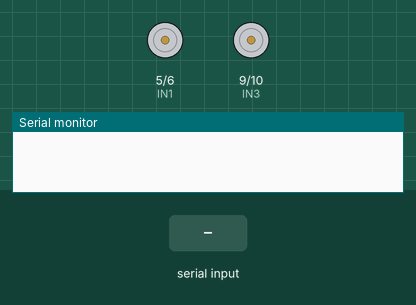
This sketch was run on a simulated Arduino Uno, built with avr-gcc and run on an emulated ATmega328P. On the bench: motor-driver pin pairs drawn as motors (green arrow = first pin HIGH = forward, orange = second pin HIGH = backward, longer = more drive, scaled by the enable pin), the last lines printed to the serial monitor. Inputs (shaded band) come from the test bench.

Above: at 1.2 s.
1.3 s: "f" received over Serial
At 1.9 s:
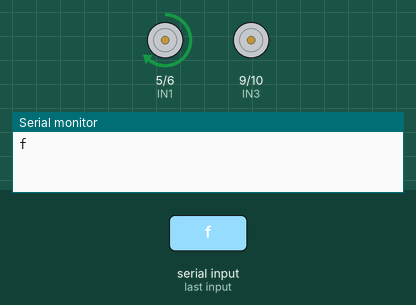
2.8 s: "l" received over Serial
At 3.1 s:
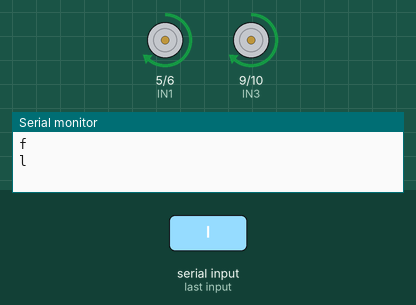
4.3 s: "r" received over Serial
At 5.4 s:
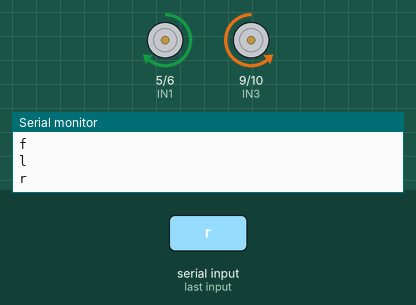
5.8 s: "s" received over Serial
At 6.5 s:
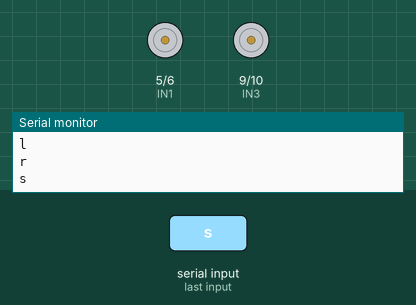
7.3 s: "l" received over Serial
At 7.7 s:
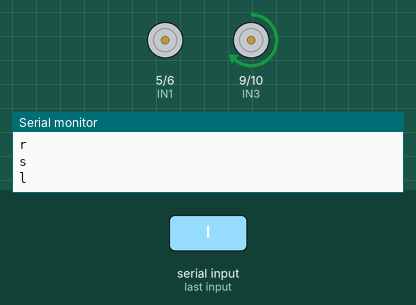
8.8 s: "r" received over Serial
At 10.0 s:
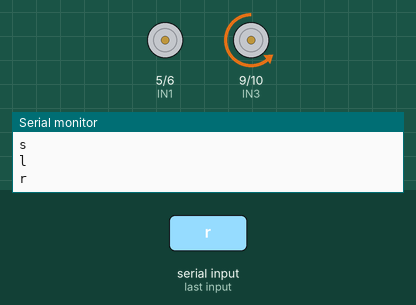
Timing chart, 0 to 11.3 s (numbered marks = the images above; inputs shaded):
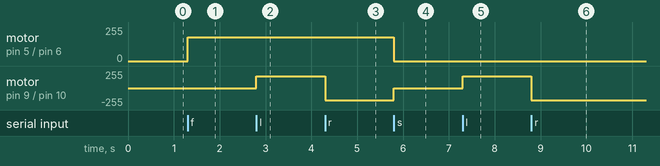

Measured:
- after the input at 1.3 s, motor on pin 5 (IN1) / pin 6 (IN2): stopped → forward 180/255 at once
- after the input at 2.8 s, motor on pin 9 (IN3) / pin 10 (IN4): stopped → forward 180/255 at once
- after the input at 4.3 s, motor on pin 9 (IN3) / pin 10 (IN4): forward 180/255 → backward 180/255 at once
- after the input at 5.8 s, motor on pin 5 (IN1) / pin 6 (IN2): forward 180/255 → stopped at once; motor on pin 9 (IN3) / pin 10 (IN4): backward 180/255 → stopped at once
- after the input at 7.3 s, motor on pin 9 (IN3) / pin 10 (IN4): stopped → forward 180/255 at once
- after the input at 8.8 s, motor on pin 9 (IN3) / pin 10 (IN4): forward 180/255 → backward 180/255 at once

The sketch:

motordriver.ino
```cpp
#define IN1 5  // Forward/Stop Motor Control
#define IN2 6
#define ENA 3  // PWM for forward motor speed

#define IN3 9  // Left/Right Steering Motor Control
#define IN4 10
#define ENB 11 // PWM for steering motor speed

void setup() {
    Serial.begin(9600);

    pinMode(IN1, OUTPUT);
    pinMode(IN2, OUTPUT);
    pinMode(ENA, OUTPUT);

    pinMode(IN3, OUTPUT);
    pinMode(IN4, OUTPUT);
    pinMode(ENB, OUTPUT);

    stopCar();  // Ensure everything starts in a stopped position
}

void loop() {
    if (Serial.available()) {
        char command = Serial.read();
        Serial.println(command); // Debugging output

        if (command == 'f') {
            moveForward();
        }
        else if (command == 's') {
            stopCar();
        }
        else if (command == 'l') {
            turnLeft();
        }
        else if (command == 'r') {
            turnRight();
        }
    }
}

// Function to move forward
void moveForward() {
    digitalWrite(IN1, HIGH);
    digitalWrite(IN2, LOW);
    analogWrite(ENA, 180);  // Adjust speed
}

// Function to stop the car
void stopCar() {
    digitalWrite(IN1, LOW);
    digitalWrite(IN2, LOW);
    analogWrite(ENA, 0);

    digitalWrite(IN3, LOW);
    digitalWrite(IN4, LOW);
    analogWrite(ENB, 0);
}

// Function to turn left
void turnLeft() {
    digitalWrite(IN3, HIGH);
    digitalWrite(IN4, LOW);
    analogWrite(ENB, 180);  // Adjust steering speed
}

// Function to turn right
void turnRight() {
    digitalWrite(IN3, LOW);
    digitalWrite(IN4, HIGH);
    analogWrite(ENB, 180);  // Adjust steering speed
}
```
